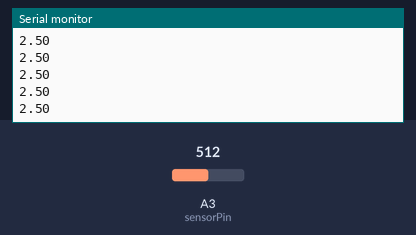
Recording of a sketch running on a simulated Arduino Uno, built with avr-gcc and run on an emulated ATmega328P. On the bench: the last lines printed to the serial monitor. The test bench sets the inputs (shaded band); at power-on: A3 (sensorPin) = 512.

Above: at 1.2 s.
1.3 s: A3 (sensorPin) set to 716
At 2.2 s:
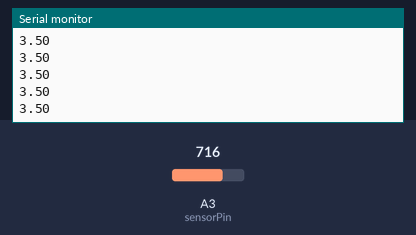
2.8 s: A3 (sensorPin) set to 900
At 3.4 s:
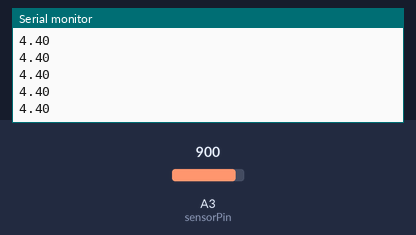
Timing chart, 0 to 5.8 s (numbered marks = the images above; inputs shaded):
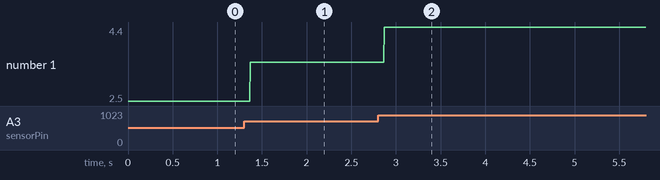

Measured:
- after the input at 1.3 s, the serial monitor: prints a new line after 0.07 s (image 1)
- after the input at 2.8 s, the serial monitor: prints a new line after 0.07 s (image 2)
- plotted number 1: 2.5 → 3.5 after the input at 1.3 s, 3.5 → 4.4 after the input at 2.8 s

The sketch:

p3_sensorread_onlythermister.ino
```cpp
/***************************************************************************
reads 2 BME sensors and a thermister
thermister read found here: https://pythonforundergradengineers.com/python-arduino-potentiometer.html
BME read found here: http://cactus.io/hookups/sensors/barometric/bme280/hookup-arduino-to-multiple-bme280-barometric-pressure-sensors
 ***************************************************************************/

#include <Wire.h>


//init thermister
int sensorPin = A3;
int sensorVal;


void setup() {
  Serial.begin(9600);
  //Serial.println("sensorread for P3 flight");


  //Serial.println("BME1 Pressure (mbar),BME1 Humdity(%),BME1 Temp *C,BME2 Pressure (mbar),BME2 Humdity(%),BME2 Temp *C,V for Thermister Calc (V)");

}

void loop() {


    //read thermister
    sensorVal = analogRead(sensorPin);
    float thermV= sensorVal * (5.0 / 1023.0);   //converts analog read value to voltage
    Serial.print(thermV); Serial.print('\n');


}
```
